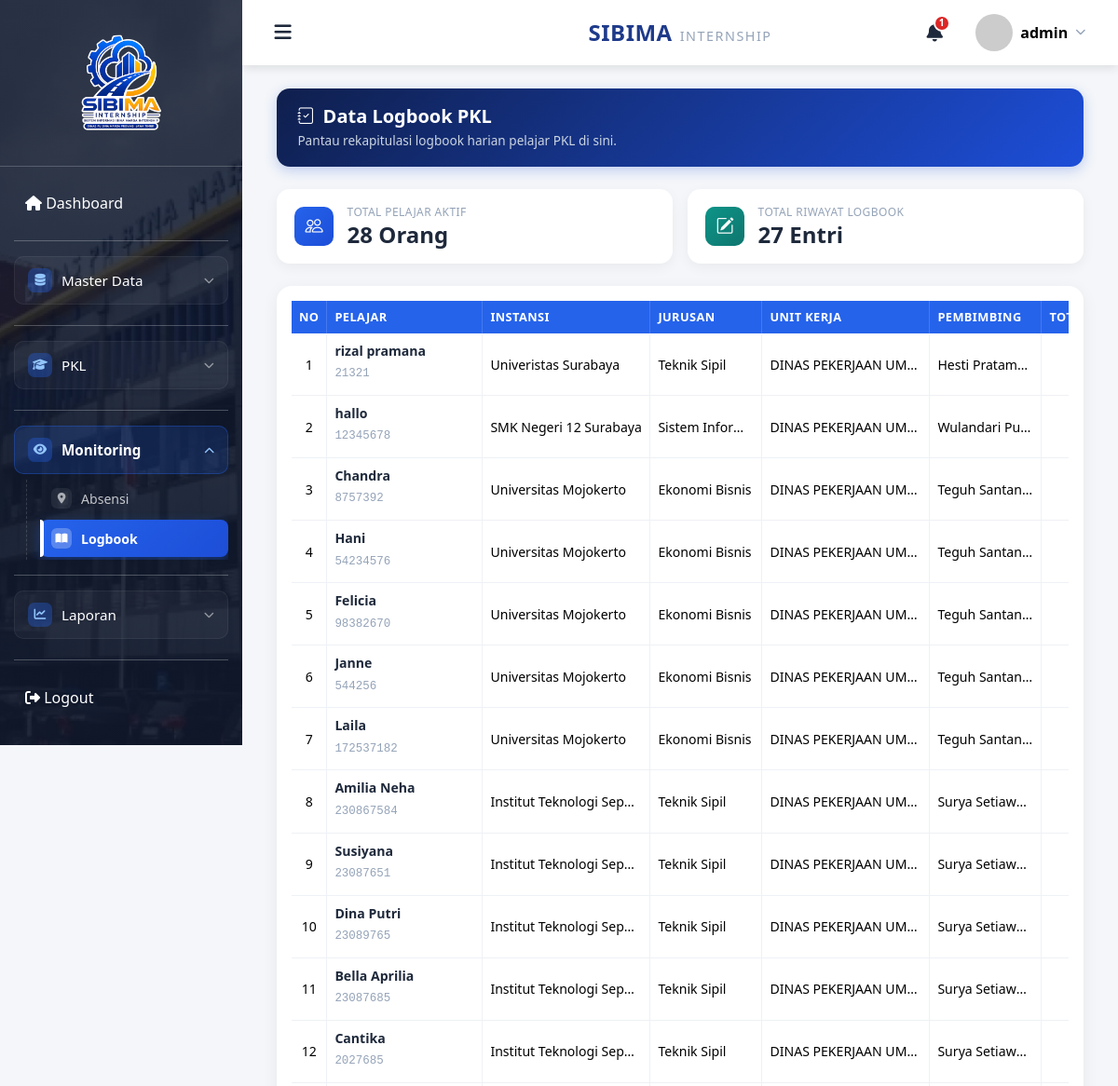
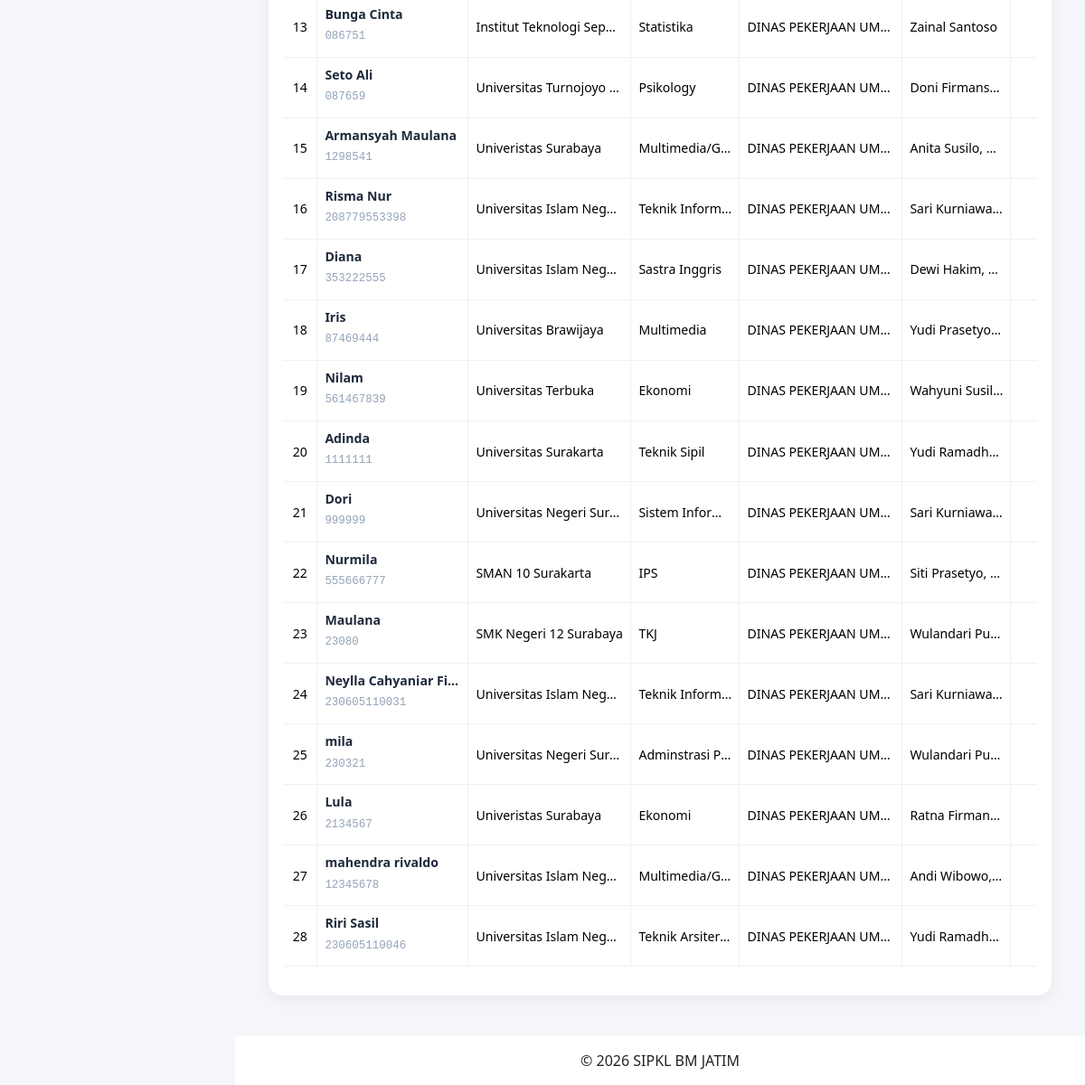
The app's page /admin/logbook/index.php (signed in) with its own data (2 pictures, top to bottom).
### tables this page shows
CREATE TABLE `pelajar` (
  `id` bigint(20) NOT NULL,
  `user_id` bigint(20) DEFAULT NULL,
  `nim` varchar(30) DEFAULT NULL,
  `nama` varchar(100) DEFAULT NULL,
  `instansi_id` int(11) NOT NULL,
  `jurusan_id` int(11) DEFAULT NULL,
  `id_ruangan` int(11) DEFAULT NULL,
  `alamat` text DEFAULT NULL,
  `no_hp` varchar(20) DEFAULT NULL,
  `email` varchar(100) DEFAULT NULL,
  `foto` varchar(255) DEFAULT NULL,
  `created_at` timestamp NULL DEFAULT NULL,
  `updated_at` timestamp NULL DEFAULT NULL,
  `last_notif_read` datetime DEFAULT NULL
);

CREATE TABLE `instansi` (
  `id` bigint(20) NOT NULL,
  `nama_instansi` varchar(255) NOT NULL,
  `alamat` text DEFAULT NULL,
  `kota` varchar(100) DEFAULT NULL,
  `created_at` timestamp NULL DEFAULT NULL,
  `updated_at` timestamp NULL DEFAULT NULL
);

CREATE TABLE `jurusan` (
  `id` bigint(20) NOT NULL,
  `nama_jurusan` varchar(255) NOT NULL,
  `jenjang` enum('SMA','SMK','MA','D3','D4','S1','S2') DEFAULT NULL,
  `created_at` timestamp NULL DEFAULT NULL,
  `updated_at` timestamp NULL DEFAULT NULL
);

### admin/logbook/index.php (the view, shortened to what this page needs)
<?php
    include "../../config/config.php";
    $stat = mysqli_fetch_assoc(mysqli_query($conn, "
        SELECT
            (SELECT COUNT(DISTINCT pelajar_id) FROM pendaftaran WHERE status = 'diterima') AS total_pelajar,
            (SELECT COUNT(*) FROM logbook) AS total_logbook_all
    "));
    $totalPelajar = $stat['total_pelajar'] ?? 0;
    $totalLogbookAll = $stat['total_logbook_all'] ?? 0;
    $query = mysqli_query($conn, "
        SELECT
            m.id AS pelajar_id,
            m.nama,
            m.nim,
            u.nama_instansi,
            ps.nama_jurusan,
            uk.unit_kerja AS nama_bidang,
            pb.nama AS nama_pembimbing,
            (SELECT COUNT(*) FROM logbook l WHERE l.pelajar_id = m.id) AS total_logbook,
            (SELECT MAX(id) FROM logbook l WHERE l.pelajar_id = m.id) AS last_logbook_id
        FROM pelajar m
        LEFT JOIN instansi u ON m.instansi_id = u.id
        LEFT JOIN jurusan ps ON m.jurusan_id = ps.id
        LEFT JOIN pendaftaran p ON p.pelajar_id = m.id AND p.status = 'diterima'
        LEFT JOIN unit_kerja uk ON p.unit_kerja_id = uk.id
        LEFT JOIN pembimbing pb ON p.pembimbing_id = pb.id
        WHERE p.status = 'diterima'
        ORDER BY last_logbook_id DESC, m.nama ASC
    ");
    include "../../include/header.php";
    include "../../include/navbar.php";
    include "../../include/sidebar.php";
?>
<div class="container-fluid">
    <div class="page-header-bar">
        <div>
            <h3><i class="bi bi-journal-check me-2"></i>Data Logbook PKL</h3>
            <p>Pantau rekapitulasi logbook harian pelajar PKL di sini.</p>
        </div>
    </div>
    <div class="stat-row">
        <div class="stat-card">
            <div class="stat-icon blue"><i class="bi bi-people"></i></div>
            <div>
                <small>Total Pelajar Aktif</small>
                <h4><?php echo $totalPelajar; ?> Orang</h4>
            </div>
        </div>
        <div class="stat-card">
            <div class="stat-icon teal"><i class="bi bi-pencil-square"></i></div>
            <div>
                <small>Total Riwayat Logbook</small>
                <h4><?php echo $totalLogbookAll; ?> Entri</h4>
            </div>
        </div>
    </div>
    <div class="card card-table">
        <div class="card-body">
            <div class="table-responsive">
                <table id="tabelLogbook" class="table table-hover datatable">
                    <thead>
                        <tr>
                            <th width="3%">No</th>
                            <th class="text-left-col" width="18%">Pelajar</th>
                            <th class="text-left-col" width="20%">Instansi</th>
                            <th class="text-left-col" width="12%">Jurusan</th>
                            <th class="text-left-col" width="20%">Unit Kerja</th>
                            <th class="text-left-col" width="12%">Pembimbing</th>
                            <th style="width: 10%; text-align: center;">Total Logbook</th>
                        </tr>
                    </thead>
                    <tbody>
                        <?php
                        $no = 1;
                        if (mysqli_num_rows($query) > 0) {
                            while ($row = mysqli_fetch_assoc($query)) {
                                ?>
                                <tr>
                                    <td><?= $no++; ?></td>
                                    <td class="text-left-col">
                                        <span class="mhs-name text-truncate d-inline-block w-100" style="max-width: 150px;" title="<?= htmlspecialchars($row['nama']); ?>"><?= htmlspecialchars($row['nama']); ?></span>
                                        <span class="mhs-nim text-truncate d-inline-block w-100" style="max-width: 150px;"><?= htmlspecialchars($row['nim']); ?></span>
                                    </td>
                                    <td class="text-left-col text-truncate" style="max-width: 180px;" title="<?= htmlspecialchars($row['nama_instansi'] ?? '-'); ?>">
                                        <?= !empty($row['nama_instansi']) ? htmlspecialchars($row['nama_instansi']) : '<span class="text-muted">-</span>'; ?>
                                    </td>
                                    <td class="text-left-col text-truncate" style="max-width: 120px;" title="<?= htmlspecialchars($row['nama_jurusan'] ?? '-'); ?>">
                                        <?= !empty($row['nama_jurusan']) ? htmlspecialchars($row['nama_jurusan']) : '<span class="text-muted">-</span>'; ?>
                                    </td>
                                    <td class="text-left-col text-truncate" style="max-width: 180px;" title="<?= htmlspecialchars($row['nama_bidang'] ?? '-'); ?>">
                                        <?= !empty($row['nama_bidang']) ? htmlspecialchars($row['nama_bidang']) : '<span class="text-muted">-</span>'; ?>
                                    </td>
                                    <td class="text-left-col text-truncate" style="max-width: 120px;" title="<?= htmlspecialchars($row['nama_pembimbing'] ?? '-'); ?>">
                                        <?= !empty($row['nama_pembimbing']) ? htmlspecialchars($row['nama_pembimbing']) : '<span class="text-muted">-</span>'; ?>
                                    </td>
                                    <td>
                                    </td>
                                </tr>
                                <?php
                            }
                        }
                        ?>
                    </tbody>
                </table>
            </div>
        </div>
    </div>
</div>
<?php include "../../include/footer.php"; ?>

### assets/css/style.css (style rules this page uses)
* { margin:0; padding:0; box-sizing:border-box; }
body { background:#f4f6f9; font-family:'Segoe UI',sans-serif; }
.card { border:none; border-radius:15px; box-shadow:0 5px 15px rgba(0,0,0,.08); }

### admin/logbook/index.php (style rules this page uses)
.page-header-bar { display: flex; justify-content: space-between; align-items: center; margin-bottom: 1.5rem; background: linear-gradient(135deg, #0f1f4d, #1d4ed8); border-radius: 14px; padding: 1.1rem 1.4rem; box-shadow: 0 4px 14px rgba(29, 78, 216, 0.25); }
.page-header-bar h3 { font-weight: 700; color: #fff; margin: 0; font-size: 1.25rem; display: flex; align-items: center; }
.page-header-bar h3 i { font-size: 1.1rem; margin-right: 0.6rem !important; }
.page-header-bar p { color: #cbd5e1; font-size: 0.85rem; margin: 0.25rem 0 0; }
.stat-row { display: grid; grid-template-columns: repeat(2, 1fr); gap: 1rem; margin-bottom: 1.5rem; }
.stat-card { background: #fff; border-radius: 14px; padding: 1rem 1.2rem; display: flex; align-items: center; gap: 0.9rem; box-shadow: 0 4px 14px rgba(0, 0, 0, 0.05); }
.stat-icon { width: 42px; height: 42px; border-radius: 10px; display: flex; align-items: center; justify-content: center; font-size: 1.2rem; color: #fff; flex-shrink: 0; }
.stat-icon.blue { background: linear-gradient(135deg, #2563eb, #1d4ed8); }
.stat-icon.teal { background: linear-gradient(135deg, #0d9488, #0f766e); }
.stat-card small { display: block; color: #94a3b8; font-size: 0.75rem; text-transform: uppercase; letter-spacing: 0.4px; }
.stat-card h4 { margin: 0.1rem 0 0; font-weight: 700; color: #1e293b; }
.card-table { border: none; border-radius: 16px; box-shadow: 0 4px 18px rgba(0, 0, 0, 0.06); }
table.datatable { border-collapse: separate !important; border-spacing: 0; width: 100% !important; }
table.datatable thead th { background: #2563eb; color: #fff; border: none !important; font-size: 0.8rem; text-transform: uppercase; letter-spacing: 0.4px; white-space: nowrap; text-align: center; border-right: 1px solid rgba(255, 255, 255, 0.15) !important; }
table.datatable thead th.text-left-col { text-align: left !important; }
table.datatable tbody td { vertical-align: middle; font-size: 0.88rem; border-color: #eef1f5 !important; text-align: center; border-right: 1px solid #eef1f5; }
.mhs-name { font-weight: 600; color: #1e293b; display: block; text-align: left; }
.mhs-nim { color: #94a3b8; font-size: 0.78rem; font-family: 'Courier New', monospace; display: block; text-align: left; }
table.datatable tbody td.text-left-col { text-align: left !important; }

### records on screen
pelajar: nama "rizal pramana", nim "21321", instansi.nama_instansi "Univeristas Surabaya", jurusan.nama_jurusan "Teknik Sipil", nama_bidang "DINAS PEKERJAAN UM…", nama_pembimbing "Hesti Pratam…"
pelajar: nama "hallo", nim "12345678", instansi.nama_instansi "SMK Negeri 12 Surabaya", jurusan.nama_jurusan "Sistem Infor…", nama_bidang "DINAS PEKERJAAN UM…", nama_pembimbing "Wulandari Pu…"
pelajar: nama "Chandra", nim "8757392", instansi.nama_instansi "Universitas Mojokerto", jurusan.nama_jurusan "Ekonomi Bisnis", nama_bidang "DINAS PEKERJAAN UM…", nama_pembimbing "Teguh Santan…"
pelajar: nama "Hani", nim "54234576", instansi.nama_instansi "Universitas Mojokerto", jurusan.nama_jurusan "Ekonomi Bisnis", nama_bidang "DINAS PEKERJAAN UM…", nama_pembimbing "Teguh Santan…"
pelajar: nama "Felicia", nim "98382670", instansi.nama_instansi "Universitas Mojokerto", jurusan.nama_jurusan "Ekonomi Bisnis", nama_bidang "DINAS PEKERJAAN UM…", nama_pembimbing "Teguh Santan…"
pelajar: nama "Janne", nim "544256", instansi.nama_instansi "Universitas Mojokerto", jurusan.nama_jurusan "Ekonomi Bisnis", nama_bidang "DINAS PEKERJAAN UM…", nama_pembimbing "Teguh Santan…"
pelajar: nama "Laila", nim "172537182", instansi.nama_instansi "Universitas Mojokerto", jurusan.nama_jurusan "Ekonomi Bisnis", nama_bidang "DINAS PEKERJAAN UM…", nama_pembimbing "Teguh Santan…"
pelajar: nama "Amilia Neha", nim "230867584", instansi.nama_instansi "Institut Teknologi Sep…", jurusan.nama_jurusan "Teknik Sipil", nama_bidang "DINAS PEKERJAAN UM…", nama_pembimbing "Surya Setiaw…"
pelajar: nama "Susiyana", nim "23087651", instansi.nama_instansi "Institut Teknologi Sep…", jurusan.nama_jurusan "Teknik Sipil", nama_bidang "DINAS PEKERJAAN UM…", nama_pembimbing "Surya Setiaw…"
pelajar: nama "Dina Putri", nim "23089765", instansi.nama_instansi "Institut Teknologi Sep…", jurusan.nama_jurusan "Teknik Sipil", nama_bidang "DINAS PEKERJAAN UM…", nama_pembimbing "Surya Setiaw…"
pelajar: nama "Bella Aprilia", nim "23087685", instansi.nama_instansi "Institut Teknologi Sep…", jurusan.nama_jurusan "Teknik Sipil", nama_bidang "DINAS PEKERJAAN UM…", nama_pembimbing "Surya Setiaw…"
pelajar: nama "Cantika", nim "2027685", instansi.nama_instansi "Institut Teknologi Sep…", jurusan.nama_jurusan "Teknik Sipil", nama_bidang "DINAS PEKERJAAN UM…", nama_pembimbing "Surya Setiaw…"
pelajar: nama "Bunga Cinta", nim "086751", instansi.nama_instansi "Institut Teknologi Sep…", jurusan.nama_jurusan "Statistika", nama_bidang "DINAS PEKERJAAN UM…", nama_pembimbing "Zainal Santoso"
pelajar: nama "Seto Ali", nim "087659", instansi.nama_instansi "Universitas Turnojoyo…", jurusan.nama_jurusan "Psikology", nama_bidang "DINAS PEKERJAAN UM…", nama_pembimbing "Doni Firmans…"
pelajar: nama "Armansyah Maulana", nim "1298541", instansi.nama_instansi "Univeristas Surabaya", jurusan.nama_jurusan "Multimedia/G…", nama_bidang "DINAS PEKERJAAN UM…", nama_pembimbing "Anita Susilo,…"
pelajar: nama "Risma Nur", nim "208779553398", instansi.nama_instansi "Universitas Islam Neg…", jurusan.nama_jurusan "Teknik Inform…", nama_bidang "DINAS PEKERJAAN UM…", nama_pembimbing "Sari Kurniawa…"
pelajar: nama "Diana", nim "353222555", instansi.nama_instansi "Universitas Islam Neg…", jurusan.nama_jurusan "Sastra Inggris", nama_bidang "DINAS PEKERJAAN UM…", nama_pembimbing "Dewi Hakim,…"
pelajar: nama "Iris", nim "87469444", instansi.nama_instansi "Universitas Brawijaya", jurusan.nama_jurusan "Multimedia", nama_bidang "DINAS PEKERJAAN UM…", nama_pembimbing "Yudi Prasetyo…"
pelajar: nama "Nilam", nim "561467839", instansi.nama_instansi "Universitas Terbuka", jurusan.nama_jurusan "Ekonomi", nama_bidang "DINAS PEKERJAAN UM…", nama_pembimbing "Wahyuni Susil…"
pelajar: nama "Adinda", nim "1111111", instansi.nama_instansi "Universitas Surakarta", jurusan.nama_jurusan "Teknik Sipil", nama_bidang "DINAS PEKERJAAN UM…", nama_pembimbing "Yudi Ramadh…"
pelajar: nama "Dori", nim "999999", instansi.nama_instansi "Universitas Negeri Sur…", jurusan.nama_jurusan "Sistem Infor…", nama_bidang "DINAS PEKERJAAN UM…", nama_pembimbing "Sari Kurniawa…"
pelajar: nama "Nurmila", nim "555666777", instansi.nama_instansi "SMAN 10 Surakarta", jurusan.nama_jurusan "IPS", nama_bidang "DINAS PEKERJAAN UM…", nama_pembimbing "Siti Prasetyo,…"
pelajar: nama "Maulana", nim "23080", instansi.nama_instansi "SMK Negeri 12 Surabaya", jurusan.nama_jurusan "TKJ", nama_bidang "DINAS PEKERJAAN UM…", nama_pembimbing "Wulandari Pu…"
pelajar: nama "Neylla Cahyaniar Fi…", nim "230605110031", instansi.nama_instansi "Universitas Islam Neg…", jurusan.nama_jurusan "Teknik Inform…", nama_bidang "DINAS PEKERJAAN UM…", nama_pembimbing "Sari Kurniawa…"
pelajar: nama "mila", nim "230321", instansi.nama_instansi "Universitas Negeri Sur…", jurusan.nama_jurusan "Adminstrasi P…", nama_bidang "DINAS PEKERJAAN UM…", nama_pembimbing "Wulandari Pu…"
pelajar: nama "Lula", nim "2134567", instansi.nama_instansi "Univeristas Surabaya", jurusan.nama_jurusan "Ekonomi", nama_bidang "DINAS PEKERJAAN UM…", nama_pembimbing "Ratna Firman…"
pelajar: nama "mahendra rivaldo", nim "12345678", instansi.nama_instansi "Universitas Islam Neg…", jurusan.nama_jurusan "Multimedia/G…", nama_bidang "DINAS PEKERJAAN UM…", nama_pembimbing "Andi Wibowo,…"
pelajar: nama "Riri Sasil", nim "230605110046", instansi.nama_instansi "Universitas Islam Neg…", jurusan.nama_jurusan "Teknik Arsiter…", nama_bidang "DINAS PEKERJAAN UM…", nama_pembimbing "Yudi Ramadh…"

### other values on screen
$totalNotifikasi "1"
$_SESSION['nama'] "admin"
$totalPelajar "28"
$totalLogbookAll "27"
